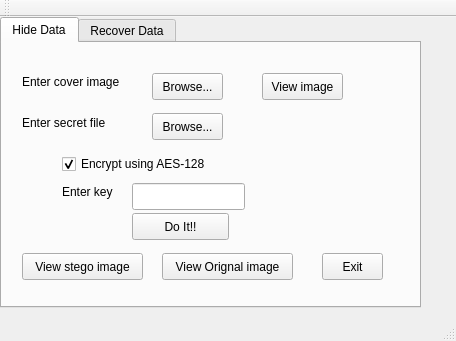
<?xml version="1.0" encoding="UTF-8"?>
<ui version="4.0">
 <class>MainWindow</class>
 <widget class="QMainWindow" name="MainWindow">
  <property name="geometry">
   <rect>
    <x>0</x>
    <y>0</y>
    <width>456</width>
    <height>341</height>
   </rect>
  </property>
  <property name="windowTitle">
   <string>Image Steganography</string>
  </property>
  <property name="windowIcon">
   <iconset>
    <normaloff>../../image/input/blocks.ppm</normaloff>../../image/input/blocks.ppm</iconset>
  </property>
  <property name="autoFillBackground">
   <bool>false</bool>
  </property>
  <widget class="QWidget" name="centralWidget">
   <widget class="QTabWidget" name="tabWidget">
    <property name="geometry">
     <rect>
      <x>0</x>
      <y>0</y>
      <width>421</width>
      <height>291</height>
     </rect>
    </property>
    <property name="currentIndex">
     <number>0</number>
    </property>
    <widget class="QWidget" name="HideData">
     <attribute name="title">
      <string>Hide Data</string>
     </attribute>
     <widget class="QLabel" name="EnterCoverImage">
      <property name="geometry">
       <rect>
        <x>20</x>
        <y>30</y>
        <width>131</width>
        <height>17</height>
       </rect>
      </property>
      <property name="text">
       <string>Enter cover image</string>
      </property>
     </widget>
     <widget class="QPushButton" name="Browse1">
      <property name="geometry">
       <rect>
        <x>150</x>
        <y>30</y>
        <width>71</width>
        <height>27</height>
       </rect>
      </property>
      <property name="text">
       <string>Browse...</string>
      </property>
     </widget>
     <widget class="QLabel" name="EnterSecretFile">
      <property name="geometry">
       <rect>
        <x>20</x>
        <y>70</y>
        <width>111</width>
        <height>20</height>
       </rect>
      </property>
      <property name="text">
       <string>Enter secret file</string>
      </property>
     </widget>
     <widget class="QPushButton" name="Browse2">
      <property name="geometry">
       <rect>
        <x>150</x>
        <y>70</y>
        <width>71</width>
        <height>27</height>
       </rect>
      </property>
      <property name="text">
       <string>Browse...</string>
      </property>
     </widget>
     <widget class="QPushButton" name="ViewImage">
      <property name="geometry">
       <rect>
        <x>260</x>
        <y>30</y>
        <width>81</width>
        <height>27</height>
       </rect>
      </property>
      <property name="text">
       <string>View image</string>
      </property>
     </widget>
     <widget class="QCheckBox" name="checkBox">
      <property name="geometry">
       <rect>
        <x>60</x>
        <y>110</y>
        <width>181</width>
        <height>22</height>
       </rect>
      </property>
      <property name="text">
       <string>Encrypt using AES-128</string>
      </property>
      <property name="checked">
       <bool>true</bool>
      </property>
     </widget>
     <widget class="QLineEdit" name="lineEdit">
      <property name="geometry">
       <rect>
        <x>130</x>
        <y>140</y>
        <width>113</width>
        <height>27</height>
       </rect>
      </property>
      <property name="echoMode">
       <enum>QLineEdit::Password</enum>
      </property>
     </widget>
     <widget class="QLabel" name="EnterKey">
      <property name="geometry">
       <rect>
        <x>60</x>
        <y>140</y>
        <width>67</width>
        <height>17</height>
       </rect>
      </property>
      <property name="text">
       <string>Enter key</string>
      </property>
     </widget>
     <widget class="QPushButton" name="DoIt">
      <property name="geometry">
       <rect>
        <x>130</x>
        <y>170</y>
        <width>97</width>
        <height>27</height>
       </rect>
      </property>
      <property name="text">
       <string>Do It!!</string>
      </property>
     </widget>
     <widget class="QPushButton" name="Exit1">
      <property name="geometry">
       <rect>
        <x>320</x>
        <y>210</y>
        <width>61</width>
        <height>27</height>
       </rect>
      </property>
      <property name="text">
       <string>Exit</string>
      </property>
     </widget>
     <widget class="QPushButton" name="pushButton">
      <property name="geometry">
       <rect>
        <x>20</x>
        <y>210</y>
        <width>121</width>
        <height>27</height>
       </rect>
      </property>
      <property name="text">
       <string>View stego image</string>
      </property>
     </widget>
     <widget class="QPushButton" name="pushButton_2">
      <property name="geometry">
       <rect>
        <x>160</x>
        <y>210</y>
        <width>131</width>
        <height>27</height>
       </rect>
      </property>
      <property name="text">
       <string>View Orignal image</string>
      </property>
     </widget>
    </widget>
    <widget class="QWidget" name="RecoverData">
     <attribute name="title">
      <string>Recover Data</string>
     </attribute>
     <widget class="QLabel" name="EnterStegoImage">
      <property name="geometry">
       <rect>
        <x>20</x>
        <y>30</y>
        <width>131</width>
        <height>17</height>
       </rect>
      </property>
      <property name="text">
       <string>Enter stego image</string>
      </property>
     </widget>
     <widget class="QPushButton" name="Browse3">
      <property name="geometry">
       <rect>
        <x>150</x>
        <y>30</y>
        <width>71</width>
        <height>27</height>
       </rect>
      </property>
      <property name="text">
       <string>Browse...</string>
      </property>
     </widget>
     <widget class="QPushButton" name="ViewImage2">
      <property name="geometry">
       <rect>
        <x>260</x>
        <y>30</y>
        <width>81</width>
        <height>27</height>
       </rect>
      </property>
      <property name="text">
       <string>View image</string>
      </property>
     </widget>
     <widget class="QLabel" name="Enterkey2">
      <property name="enabled">
       <bool>false</bool>
      </property>
      <property name="geometry">
       <rect>
        <x>100</x>
        <y>80</y>
        <width>171</width>
        <height>17</height>
       </rect>
      </property>
      <property name="text">
       <string>This data requires a key</string>
      </property>
     </widget>
     <widget class="QLineEdit" name="lineEdit_2">
      <property name="enabled">
       <bool>false</bool>
      </property>
      <property name="geometry">
       <rect>
        <x>130</x>
        <y>110</y>
        <width>131</width>
        <height>27</height>
       </rect>
      </property>
      <property name="echoMode">
       <enum>QLineEdit::Password</enum>
      </property>
     </widget>
     <widget class="QPushButton" name="DoIt2">
      <property name="geometry">
       <rect>
        <x>130</x>
        <y>170</y>
        <width>97</width>
        <height>27</height>
       </rect>
      </property>
      <property name="text">
       <string>Do It!!</string>
      </property>
     </widget>
     <widget class="QLabel" name="label">
      <property name="enabled">
       <bool>false</bool>
      </property>
      <property name="geometry">
       <rect>
        <x>50</x>
        <y>110</y>
        <width>67</width>
        <height>17</height>
       </rect>
      </property>
      <property name="text">
       <string>Enter key</string>
      </property>
     </widget>
     <widget class="QPushButton" name="Exit2">
      <property name="geometry">
       <rect>
        <x>280</x>
        <y>170</y>
        <width>61</width>
        <height>27</height>
       </rect>
      </property>
      <property name="text">
       <string>Exit</string>
      </property>
     </widget>
    </widget>
   </widget>
  </widget>
  <widget class="QMenuBar" name="menuBar">
   <property name="geometry">
    <rect>
     <x>0</x>
     <y>0</y>
     <width>456</width>
     <height>25</height>
    </rect>
   </property>
  </widget>
  <widget class="QToolBar" name="mainToolBar">
   <attribute name="toolBarArea">
    <enum>TopToolBarArea</enum>
   </attribute>
   <attribute name="toolBarBreak">
    <bool>false</bool>
   </attribute>
  </widget>
  <widget class="QStatusBar" name="statusBar"/>
 </widget>
 <layoutdefault spacing="6" margin="11"/>
 <resources/>
 <connections>
  <connection>
   <sender>checkBox</sender>
   <signal>toggled(bool)</signal>
   <receiver>EnterKey</receiver>
   <slot>setEnabled(bool)</slot>
   <hints>
    <hint type="sourcelabel">
     <x>152</x>
     <y>189</y>
    </hint>
    <hint type="destinationlabel">
     <x>95</x>
     <y>217</y>
    </hint>
   </hints>
  </connection>
  <connection>
   <sender>checkBox</sender>
   <signal>toggled(bool)</signal>
   <receiver>lineEdit</receiver>
   <slot>setEnabled(bool)</slot>
   <hints>
    <hint type="sourcelabel">
     <x>152</x>
     <y>189</y>
    </hint>
    <hint type="destinationlabel">
     <x>188</x>
     <y>222</y>
    </hint>
   </hints>
  </connection>
  <connection>
   <sender>Browse1</sender>
   <signal>clicked(bool)</signal>
   <receiver>MainWindow</receiver>
   <slot>GetCoverImageName()</slot>
   <hints>
    <hint type="sourcelabel">
     <x>222</x>
     <y>125</y>
    </hint>
    <hint type="destinationlabel">
     <x>199</x>
     <y>149</y>
    </hint>
   </hints>
  </connection>
  <connection>
   <sender>Browse2</sender>
   <signal>clicked(bool)</signal>
   <receiver>MainWindow</receiver>
   <slot>GetSecretFileName()</slot>
   <hints>
    <hint type="sourcelabel">
     <x>222</x>
     <y>165</y>
    </hint>
    <hint type="destinationlabel">
     <x>199</x>
     <y>149</y>
    </hint>
   </hints>
  </connection>
  <connection>
   <sender>ViewImage</sender>
   <signal>clicked(bool)</signal>
   <receiver>MainWindow</receiver>
   <slot>ViewCoverImage()</slot>
   <hints>
    <hint type="sourcelabel">
     <x>340</x>
     <y>112</y>
    </hint>
    <hint type="destinationlabel">
     <x>199</x>
     <y>149</y>
    </hint>
   </hints>
  </connection>
  <connection>
   <sender>DoIt</sender>
   <signal>clicked(bool)</signal>
   <receiver>MainWindow</receiver>
   <slot>Stegn()</slot>
   <hints>
    <hint type="sourcelabel">
     <x>180</x>
     <y>252</y>
    </hint>
    <hint type="destinationlabel">
     <x>199</x>
     <y>149</y>
    </hint>
   </hints>
  </connection>
  <connection>
   <sender>Browse3</sender>
   <signal>clicked(bool)</signal>
   <receiver>MainWindow</receiver>
   <slot>GetStegoFileName()</slot>
   <hints>
    <hint type="sourcelabel">
     <x>220</x>
     <y>122</y>
    </hint>
    <hint type="destinationlabel">
     <x>199</x>
     <y>149</y>
    </hint>
   </hints>
  </connection>
  <connection>
   <sender>DoIt2</sender>
   <signal>clicked(bool)</signal>
   <receiver>MainWindow</receiver>
   <slot>Invstegn()</slot>
   <hints>
    <hint type="sourcelabel">
     <x>182</x>
     <y>265</y>
    </hint>
    <hint type="destinationlabel">
     <x>199</x>
     <y>149</y>
    </hint>
   </hints>
  </connection>
  <connection>
   <sender>ViewImage2</sender>
   <signal>clicked(bool)</signal>
   <receiver>MainWindow</receiver>
   <slot>ViewStegoImage()</slot>
   <hints>
    <hint type="sourcelabel">
     <x>320</x>
     <y>122</y>
    </hint>
    <hint type="destinationlabel">
     <x>199</x>
     <y>149</y>
    </hint>
   </hints>
  </connection>
  <connection>
   <sender>Exit1</sender>
   <signal>clicked(bool)</signal>
   <receiver>MainWindow</receiver>
   <slot>close()</slot>
   <hints>
    <hint type="sourcelabel">
     <x>354</x>
     <y>305</y>
    </hint>
    <hint type="destinationlabel">
     <x>195</x>
     <y>138</y>
    </hint>
   </hints>
  </connection>
  <connection>
   <sender>Exit2</sender>
   <signal>clicked(bool)</signal>
   <receiver>MainWindow</receiver>
   <slot>close()</slot>
   <hints>
    <hint type="sourcelabel">
     <x>312</x>
     <y>252</y>
    </hint>
    <hint type="destinationlabel">
     <x>195</x>
     <y>138</y>
    </hint>
   </hints>
  </connection>
  <connection>
   <sender>pushButton</sender>
   <signal>clicked(bool)</signal>
   <receiver>MainWindow</receiver>
   <slot>ViewPreviousFile()</slot>
   <hints>
    <hint type="sourcelabel">
     <x>84</x>
     <y>305</y>
    </hint>
    <hint type="destinationlabel">
     <x>195</x>
     <y>138</y>
    </hint>
   </hints>
  </connection>
  <connection>
   <sender>pushButton_2</sender>
   <signal>clicked(bool)</signal>
   <receiver>MainWindow</receiver>
   <slot>ViewOriginalImage()</slot>
   <hints>
    <hint type="sourcelabel">
     <x>227</x>
     <y>292</y>
    </hint>
    <hint type="destinationlabel">
     <x>227</x>
     <y>170</y>
    </hint>
   </hints>
  </connection>
 </connections>
 <slots>
  <slot>GetCoverImageName()</slot>
  <slot>GetSecretFileName()</slot>
  <slot>ViewCoverImage()</slot>
  <slot>Stegn()</slot>
  <slot>GetStegoFileName()</slot>
  <slot>Invstegn()</slot>
  <slot>ViewStegoImage()</slot>
  <slot>ViewPreviousFile()</slot>
  <slot>ViewOriginalImage()</slot>
 </slots>
</ui>
